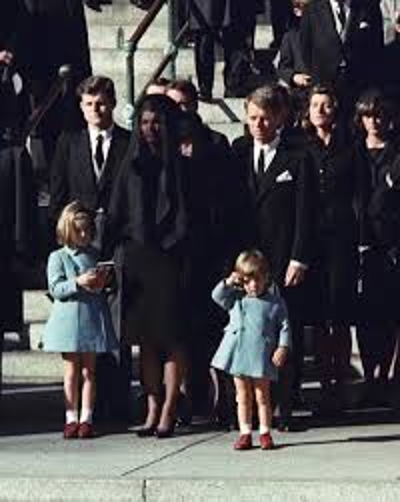
#> input picture examples/kennedy.png, 400 x 502 px, given in place of highres1.jpg, which was not available
$ python downsample.py
#> lines starting #> are read from the running program, lines starting #| are printed output that depends on the picture
import argparse
import PIL
import PIL.Image

if __name__ == '__main__':

    for i in range(1,13):
        img_name = "./secret/high_res/highres" + str(i)
        if i > 4 and i < 11:
            img_name += ".bmp"
        else:
            img_name += ".jpg"

        img = PIL.Image.open(img_name).convert("RGB")
#> img is the input picture: PIL image 400x502 RGB; mean R, G, B 70.9, 69.6, 73.6

        img = img.resize((int(img.size[0]*0.25), \
            int(img.size[1]*0.25)), resample=PIL.Image.BICUBIC)
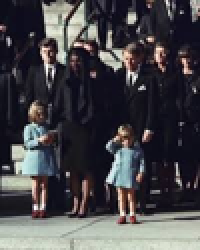
#> img: PIL image 100x125 RGB (shown 2 times larger); mean R, G, B 70.9, 69.6, 73.6
        img.save('./secret/low_res2/lowres' + str(i) + '.jpg')
#> pass 2 of the loop `for i in range(1,13):`:
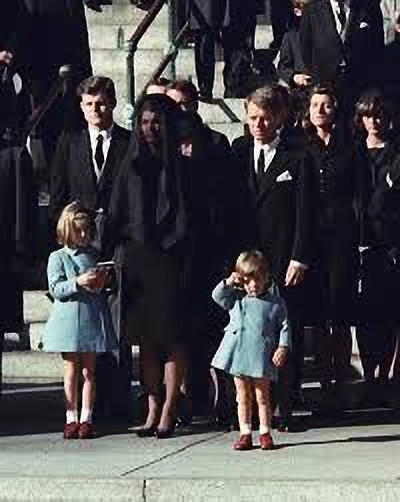
#> input picture examples/kennedy_zssr.png, 400 x 502 px, given in place of highres2.jpg, which was not available
#> img is the input picture: PIL image 400x502 RGB; mean R, G, B 70.4, 69.1, 73
#> `img = img.resize((int(img.size[0]*0.25), \ int(img.size[1]*0.25)), res..`:
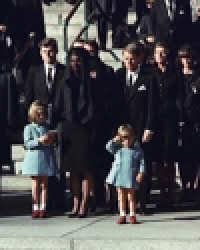
#> img: PIL image 100x125 RGB (shown 2 times larger); mean R, G, B 70.4, 69.1, 73.1
#> (the run stopped early here; a loop or call above may not have finished)
